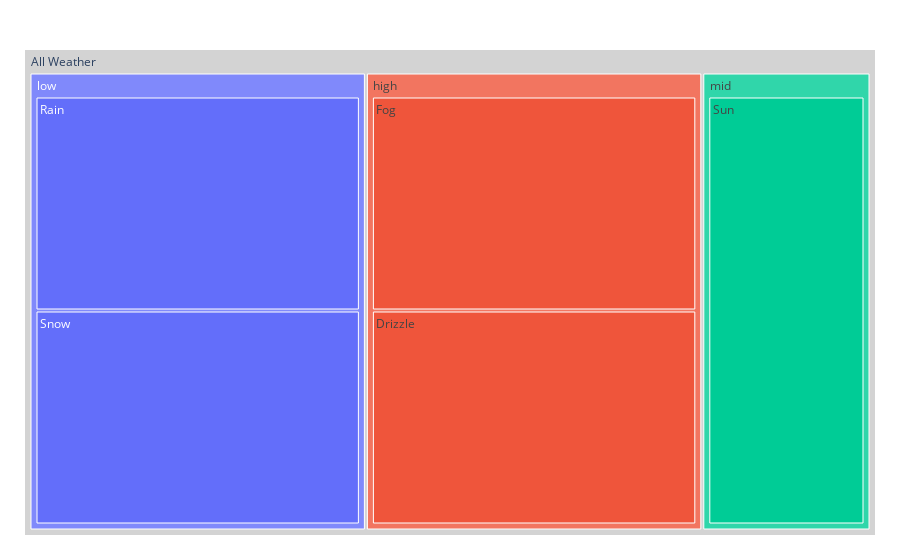

Source (notebook cell):
### Markdown cell above
##### Question 7 (5 pts)

Now use the demo on this page: https://plotly.com/python/treemaps/ to make a tree map for wind_group and weather type.

### Code cell
import plotly.express as px
fig = px.treemap(
    names=["All Weather", "low", "mid", "high", "Rain", "Snow", "Sun", "Fog", "Drizzle"],
    parents=["", "All Weather", "All Weather", "All Weather", "low", "low", "mid", "high", "high"]
)
fig.update_traces(root_color="lightgrey")
fig.update_layout(margin = dict(t=50, l=25, r=25, b=25))
fig.show()

### Figure 1 — Plotly figure (JSON) as saved in the notebook; plotly's stock layout.template omitted (floating-point values rounded to 4 significant figures)
{"data": [{"domain": {"x": [0, 1], "y": [0, 1]}, "hovertemplate": "label=%{label}<br>parent=%{parent}<extra></extra>", "labels": ["All Weather", "low", "mid", "high", "Rain", "Snow", "Sun", "Fog", "Drizzle"], "name": "", "parents": ["", "All Weather", "All Weather", "All Weather", "low", "low", "mid", "high", "high"], "root": {"color": "lightgrey"}, "type": "treemap"}], "layout": {"legend": {"tracegroupgap": 0}, "margin": {"b": 25, "l": 25, "r": 25, "t": 50}}}
